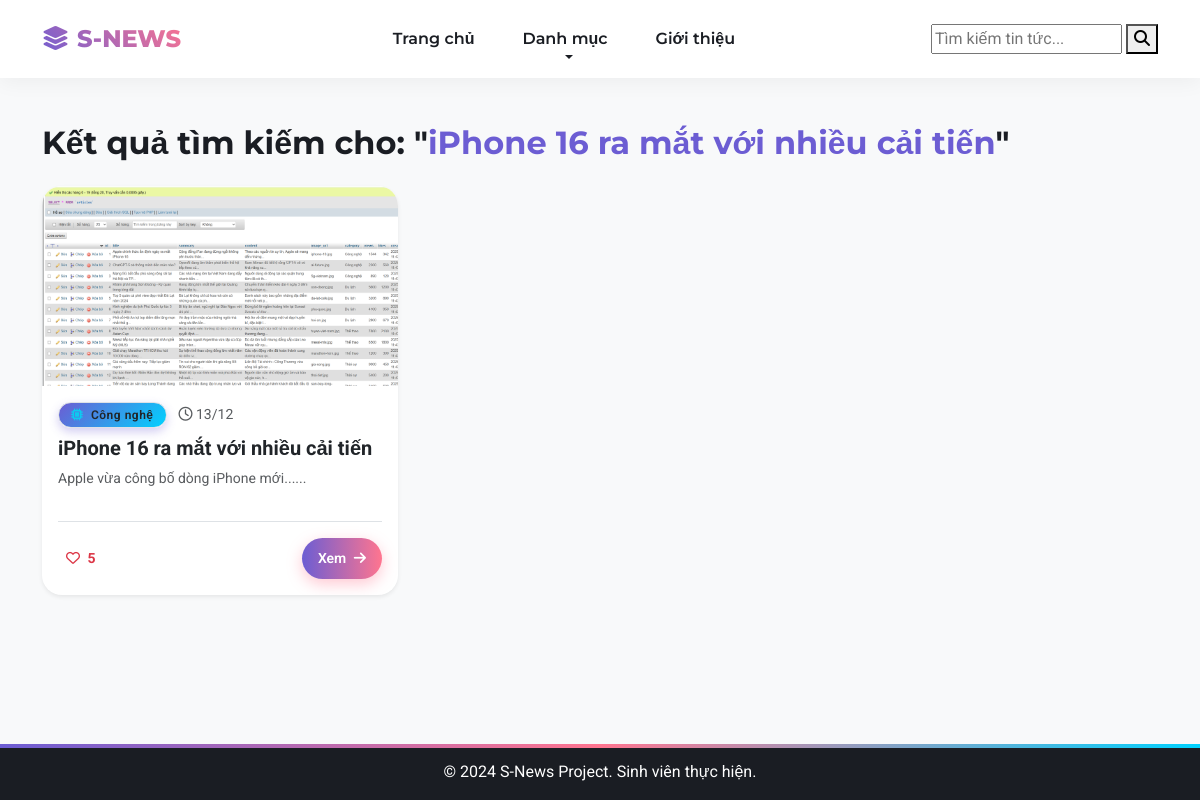
The page /pages/search.php?keyword=iPhone 16 ra mắt với nhiều cải tiến on the database its author committed.
### tables this page shows
CREATE TABLE articles (
    id INT AUTO_INCREMENT PRIMARY KEY,
    title VARCHAR(255) NOT NULL,
    summary TEXT,
    content LONGTEXT,
    image_url VARCHAR(255),
    
     
    category_id INT,
    author_id INT,
    
    views INT DEFAULT 0,
    likes INT DEFAULT 0,  
    created_at TIMESTAMP DEFAULT CURRENT_TIMESTAMP,
    
    FOREIGN KEY (category_id) REFERENCES categories(category_id) ON DELETE SET NULL,
    FOREIGN KEY (author_id) REFERENCES users(id) ON DELETE SET NULL,
    
    FULLTEXT (title, summary)
);

CREATE TABLE categories (
    category_id INT AUTO_INCREMENT PRIMARY KEY,
    name VARCHAR(50) NOT NULL UNIQUE,
    icon VARCHAR(100) DEFAULT 'fa-solid fa-folder',
    color VARCHAR(50) DEFAULT 'text-primary'
);

### classes/Database.php (called while the page is built, shortened)
<?php
class Database {
    private $host = "localhost";
    private $db_name = "s_news_db";
    private $username = "root";
    private $password = "";
    public function getConnection() {
        $this->conn = null;
        try {
            $this->conn = new PDO(
                "mysql:host=" . $this->host . ";dbname=" . $this->db_name . ";charset=utf8mb4",
                $this->username,
                $this->password
            );
            $this->conn->setAttribute(PDO::ATTR_ERRMODE, PDO::ERRMODE_EXCEPTION);
        } catch(PDOException $exception) {
            echo "Lỗi kết nối CSDL: " . $exception->getMessage();
        }
        return $this->conn;
    }
}
?>

### classes/Article.php (called while the page is built, shortened)
<?php
require_once 'Database.php';
class Article {
    private $db;
    public function __construct() {
        $this->db = (new Database())->getConnection();
    }
    public function search($keyword) {
        $keyword = "%$keyword%";
        $sql = "SELECT a.*, c.name as cat_name, c.icon as cat_icon, c.color as cat_color
                FROM articles a
                LEFT JOIN categories c ON a.category_id = c.category_id
                WHERE a.title LIKE :key OR a.summary LIKE :key -- Tìm trong Tiêu đề HOẶC Tóm tắt
                ORDER BY a.created_at DESC";
        $stmt = $this->db->prepare($sql);
        $stmt->execute([':key' => $keyword]);
        return $stmt->fetchAll(PDO::FETCH_ASSOC);
    }
}
?>

### pages/search.php (the view, shortened to what this page needs)
<?php
require_once '../classes/BasePage.php';
require_once '../classes/Article.php';
class SearchPage extends BasePage {
    protected function renderBody() {
        $keyword = isset($_GET['keyword']) ? trim($_GET['keyword']) : '';
        echo '<div class="mb-4">';
        echo '<h2 class="fw-bold">Kết quả tìm kiếm cho: "<span class="text-primary">' . htmlspecialchars($keyword) . '</span>"</h2>';
        echo '</div>';
        $articleModel = new Article();
        $results = $articleModel->search($keyword);
        echo '<div class="row">';
        if (!empty($results)) {
            foreach ($results as $row) {
                $link = "detail.php?id=" . $row['id'];
                $img = $this->getImageUrl($row['image_url']);
                $likes = isset($row['likes']) ? $row['likes'] : 0;
                $catName = !empty($row['cat_name']) ? $row['cat_name'] : $row['category'];
                $catIcon = !empty($row['cat_icon']) ? $row['cat_icon'] : 'fa-solid fa-folder';
                $colorClass = !empty($row['cat_color']) ? $row['cat_color'] : 'text-primary';
                $bgClass = str_replace('text-', 'bg-', $colorClass);
                echo '
                <div class="col-md-4 mb-4">
                    <div class="card h-100 shadow-sm border-0">
                        <div class="overflow-hidden" style="height: 200px;">
                            <a href="'.$link.'"><img src="'.$img.'" class="card-img-top h-100 w-100" style="object-fit: cover;"></a>
                        </div>
                        <div class="card-body d-flex flex-column">
                            <div class="mb-2 d-flex justify-content-between align-items-center">
                                <div>
                                    <span class="badge '.$bgClass.' bg-opacity-10 text-dark border border-'.$colorClass.'">
                                        <i class="'.$catIcon.' me-1 '.$colorClass.'"></i> '.$catName.'
                                    </span>
                                    <small class="text-muted ms-2"><i class="fa-regular fa-clock"></i> '.date('d/m', strtotime($row['created_at'])).'</small>
                                </div>
                            </div>
                            <h5 class="card-title"><a href="'.$link.'" class="text-decoration-none text-dark fw-bold">'.$row['title'].'</a></h5>
                            <p class="card-text text-muted small flex-grow-1">'.substr($row['summary'], 0, 90).'...</p>
                            <div class="mt-3 d-flex justify-content-between align-items-center border-top pt-3">
                                <button class="btn btn-outline-danger btn-sm border-0 like-btn" onclick="toggleLikeDetail(this, '.$row['id'].')">
                                    <i class="fa-regular fa-heart"></i> <span class="like-count fw-bold ms-1">'.$likes.'</span>
                                </button>
                                <a href="'.$link.'" class="btn btn-primary btn-sm rounded-pill px-3">Xem <i class="fa-solid fa-arrow-right ms-1"></i></a>
                            </div>
                        </div>
                    </div>
                </div>';
            }
        } else {
            echo '<div class="col-12 text-center py-5 text-muted">
                    <i class="fa-solid fa-magnifying-glass fa-3x mb-3 text-secondary"></i>
                    <h4>Không tìm thấy bài viết nào phù hợp.</h4>
                    <p>Hãy thử tìm với từ khóa khác nhé!</p>
                  </div>';
        }
        echo '</div>';
        ?>
        <?php
    }
}
$page = new SearchPage("Tìm kiếm");
$page->render();
?>

### css/variables.css (style rules this page uses)
:root { --color-primary: #6C5DD3; --color-secondary: #FF758F; --color-accent: #00D2FF; --bg-body: #F5F7FA; --text-dark: #1A1D23; --text-gray: #64748B; --card-shadow: 0 10px 30px rgba(108, 93, 211, 0.15); --hover-shadow: 0 20px 40px rgba(108, 93, 211, 0.25); }
body { background-color: var(--bg-body); font-family: 'Roboto', sans-serif; color: var(--text-dark); overflow-x: hidden; }
h1, h2, h3 { font-family: 'Montserrat', sans-serif; font-weight: 800; color: var(--text-dark); }
.text-primary { color: var(--color-primary) !important; }

### css/components.css (style rules this page uses)
.card { border: none !important; border-radius: 20px !important; background: #fff; overflow: hidden; box-shadow: var(--card-shadow); transition: all 0.4s cubic-bezier(0.175, 0.885, 0.32, 1.275); animation: fadeInUp 0.8s both; }
.col-md-4:nth-child(1) .card { animation-delay: 0.1s; }
.card-img-top { height: 220px; object-fit: cover; transition: transform 0.6s ease; }
.card-title a { color: var(--text-dark); font-weight: 700; text-decoration: none; background-image: linear-gradient(to right, var(--color-primary) 0%, var(--color-secondary) 100%); background-size: 0% 2px; background-repeat: no-repeat; background-position: left bottom; transition: background-size 0.3s; }
.badge { background: linear-gradient(135deg, var(--color-primary), var(--color-accent)) !important; border-radius: 30px; padding: 6px 12px; font-weight: 600; letter-spacing: 0.5px; box-shadow: 0 4px 10px rgba(108, 93, 211, 0.3); }
.btn-primary, .btn-outline-primary { background: linear-gradient(90deg, var(--color-primary), var(--color-secondary), var(--color-primary)); background-size: 200% auto; border: none; color: #fff; font-weight: 600; border-radius: 50px; padding: 10px 25px; box-shadow: 0 5px 15px rgba(255, 117, 143, 0.4); transition: 0.5s; animation: gradientFlow 3s infinite linear; }

### rows shown on the page
articles: image_url (picture), category.name "Công nghệ", created_at "13/12", title "iPhone 16 ra mắt với nhiều cải tiến", summary "Apple vừa công bố dòng iPhone mới...", likes "5"

### other values the page prints
$keyword "iPhone 16 ra mắt với nhiều cải tiến"
